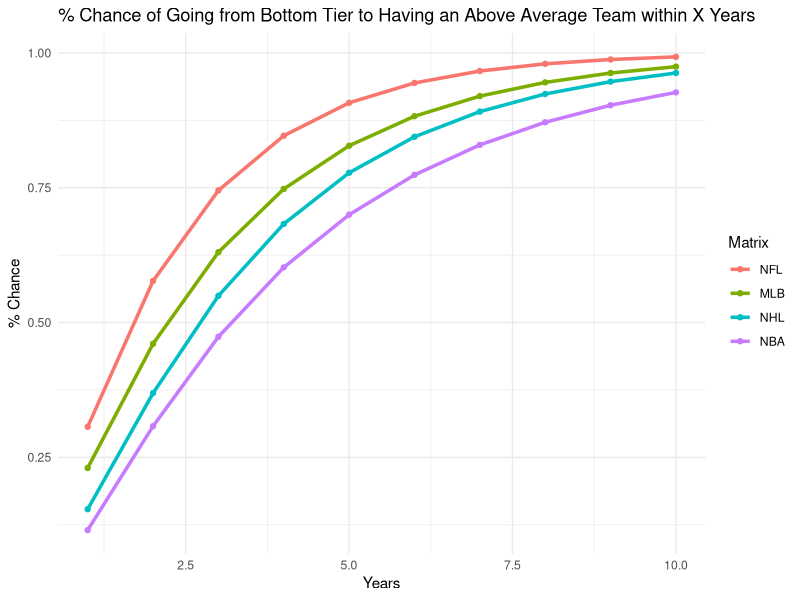

Generate this figure with R:
library(here)
library(readr)
library(tibble)
library(dplyr)

NFL_norm <- as.matrix(read_csv(here("datasets", "NFLNorm.csv")))
MLB_norm <- as.matrix(read_csv(here("datasets", "MLBNorm.csv")))
NHL_norm <- as.matrix(read_csv(here("datasets", "NHLNorm.csv")))
NBA_norm <- as.matrix(read_csv(here("datasets", "NBANorm.csv")))

NFL_norm <- apply(NFL_norm, 2, as.numeric)
MLB_norm <- apply(MLB_norm, 2, as.numeric)
NHL_norm <- apply(NHL_norm, 2, as.numeric)
NBA_norm <- apply(NBA_norm, 2, as.numeric)

make_absorbing_4_to_6 <- function(P) {
  # Check that P is a square matrix
  if (!is.matrix(P) || nrow(P) != ncol(P)) {
    stop("Input must be a square matrix")
  }
  
  n <- nrow(P)
  
  # Define absorbing states (states 4 to 6, or up to n if n < 6)
  absorbing_states <- intersect(4:6, 1:n)
  
  # For each absorbing state, set its row to all zeros and put 1 on the diagonal
  for (s in absorbing_states) {
    P[s, ] <- 0
    P[s, s] <- 1
  }
  
  return(P)
}


orig_matrices <- list(NFL_norm, MLB_norm, NHL_norm, NBA_norm)

new_matrices_func <- function(matrices) {
  new_matrices <- list()
  for (matrix in matrices) {
    print(dim(matrix))
    result <- make_absorbing_4_to_6(matrix)
    new_matrices[[length(new_matrices) + 1]] <- result
  }
  return(new_matrices)
}

end_matrices <- new_matrices_func(orig_matrices)

to_power <- function(matrices) {
  vals <- list()
  for (matrix in matrices) {
    matrix_k = matrix
    for (i in 1:6){
      matrix_k = matrix_k %*% matrix
    }
    vals <- c(vals, sum(matrix_k[1, 4:6]))
  }
  return(vals)
}

after_6_years = to_power(end_matrices)

library(expm)
library(ggplot2)
library(tidyr)
library(dplyr)


compute_row_sums <- function(mat) {
  sapply(1:10, function(x) {
    powered <- mat %^% x
    sum(powered[1, 4:6])
  })
}

# Compute row sums for each matrix
row_sums_list <- lapply(end_matrices, compute_row_sums)

# Combine into a data frame
df <- data.frame(
  Power = 1:10,
  NFL = row_sums_list[[1]],
  MLB = row_sums_list[[2]],
  NHL = row_sums_list[[3]],
  NBA = row_sums_list[[4]]
)

# Reshape to long format for ggplot
df_long <- pivot_longer(df, cols = -Power, names_to = "Matrix", values_to = "RowSum")
# Reorder factor levels so legend shows NFL first
df_long$Matrix <- factor(df_long$Matrix, levels = c("NFL", "MLB", "NHL", "NBA"))

# Plot
comp_plot <- ggplot(df_long, aes(x = Power, y = RowSum, color = Matrix)) +
  geom_line(size = 1.2) +
  geom_point() +
  theme_minimal() +
  labs(title = "% Chance of Going from Bottom Tier to Having an Above Average Team within X Years", x = "Years", y = "% Chance")

ggsave(here("plots", "comparison_plot.png"), 
       plot=comp_plot,
       bg = "white",
       width = 10,
       height = 6,)

df_edited = subset(df, select=-Power)
# Convert row names into a column named "Years"
df_edited <- rownames_to_column(df_edited, var = "Years")
df_rounded <- df_edited %>%
  mutate(across(where(is.numeric), ~ round(.x, 2)))

write_csv(df_rounded, here("datasets", "comparedmatrix.csv"))
